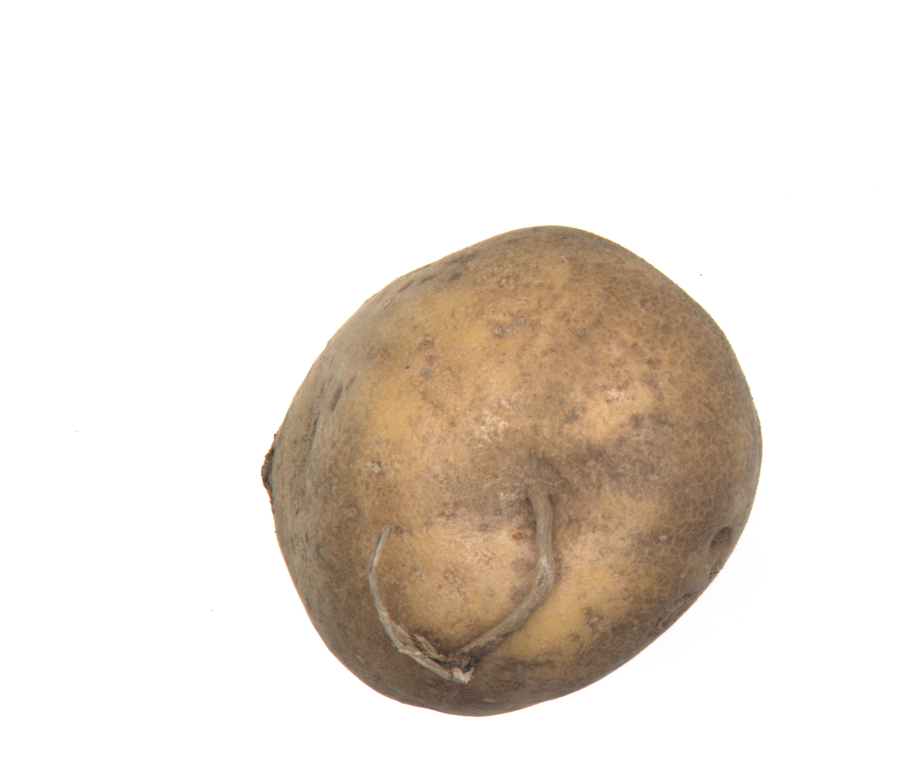
#> input picture potato/117_3_4.png, 917 x 769 px, shrunk from 1226 x 1028 before the run, found by its file name
$ jupyter execute potatoDet.ipynb   (older library calls are emulated)
#> lines starting #> are read from the running program, lines starting #| are printed output that depends on the picture; after the words box and inside, x2 and y2 are one past the last pixel; in counts of white or black regions, pixels touching at a corner belong together
[cell 1]
import cv2
import numpy as np
import matplotlib.pyplot as plt

[cell 2]
imagePath = '117_3_4.png'
img = cv2.imread(imagePath)
#> img is the input picture: shape (769, 917, 3); mean B, G, R 215.3, 223.5, 231.5

[cell 3]
img_new = cv2.cvtColor(img, cv2.COLOR_BGR2RGB)
grey = cv2.cvtColor(img, cv2.COLOR_BGR2GRAY)
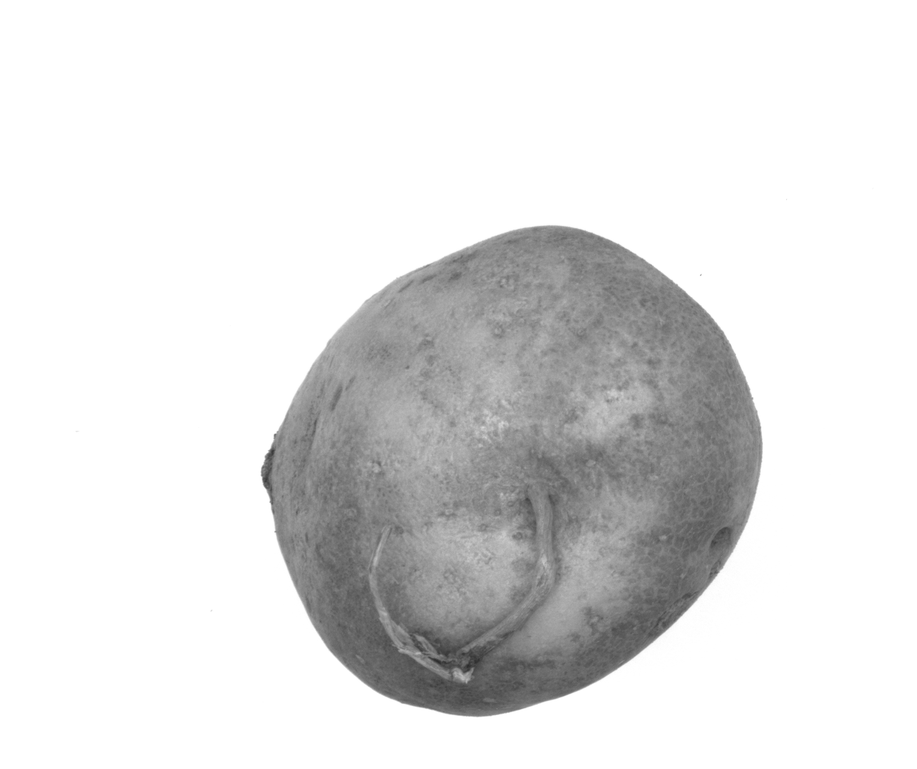
#> grey: shape (769, 917); min 43, max 255, mean 224.9

[cell 4]
gaussian = cv2.GaussianBlur(grey, (3,3), 0, 0, cv2.BORDER_DEFAULT)
median = cv2.medianBlur(gaussian, 5)

[cell 5]
x = cv2.Sobel(median, cv2.CV_32F, 1, 0, ksize =3)
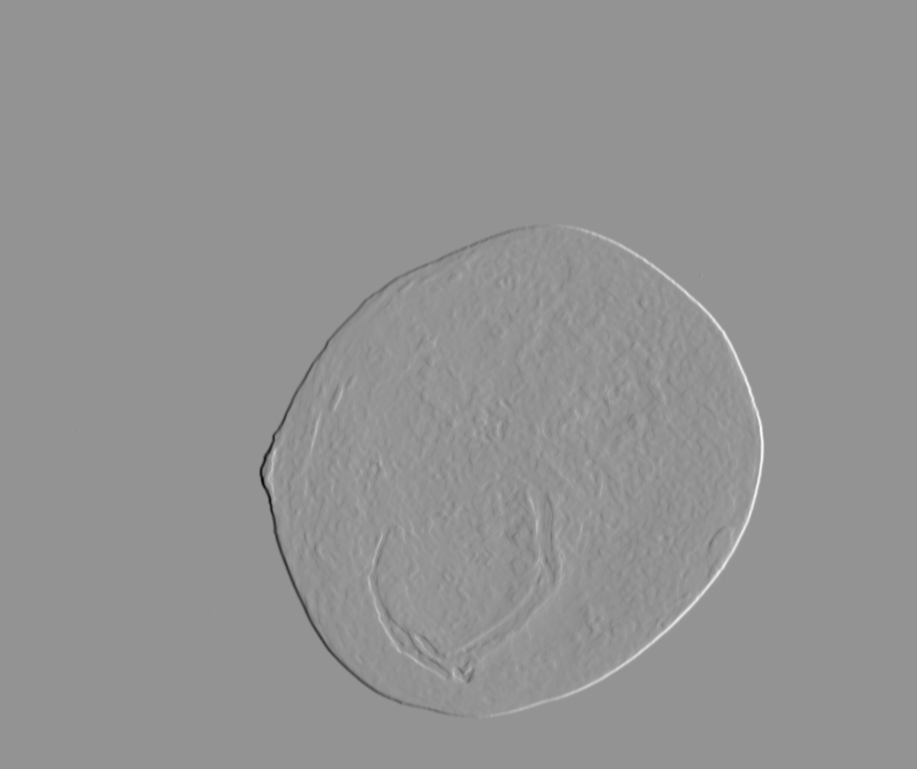
#> x: shape (769, 917) float32; min -468, max 341, mean 0; drawn with min black and max white
y = cv2.Sobel(median, cv2.CV_32F, 0, 1, ksize =3)
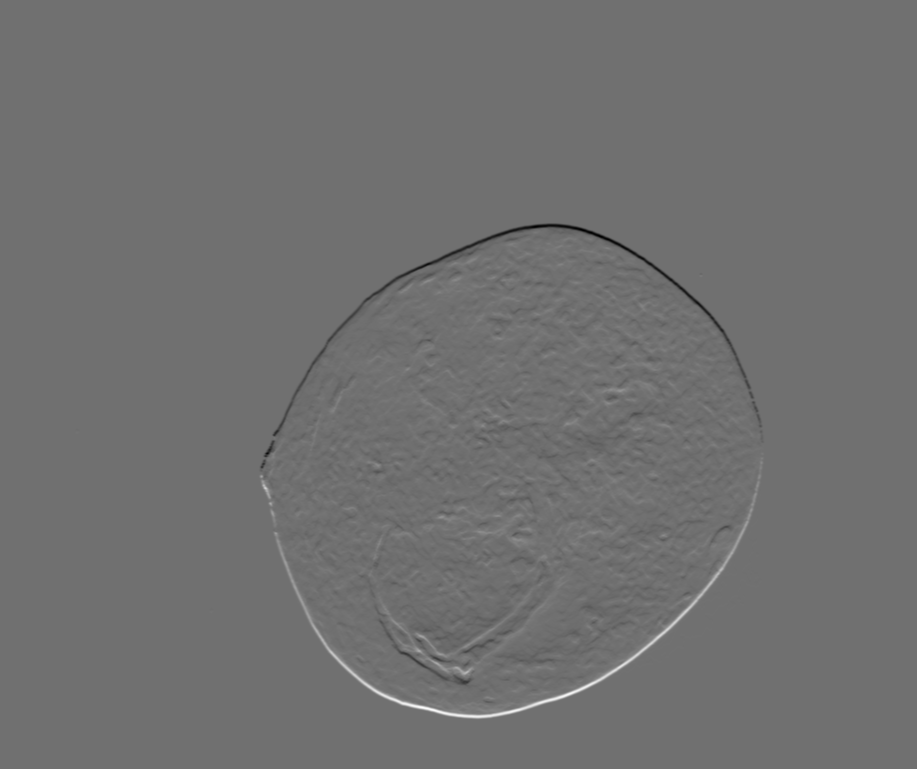
#> y: shape (769, 917) float32; min -307, max 389, mean 0; drawn with min black and max white
gradient = cv2.subtract(x,y)
sobel = cv2.convertScaleAbs(gradient)
#cv2.imshow('result', sobel)
#cv2.waitKey(0)

[cell 6]
blurred = cv2.GaussianBlur(sobel, (9,9), 0)
ret, Binary = cv2.threshold(blurred, 80, 255, cv2.THRESH_BINARY)
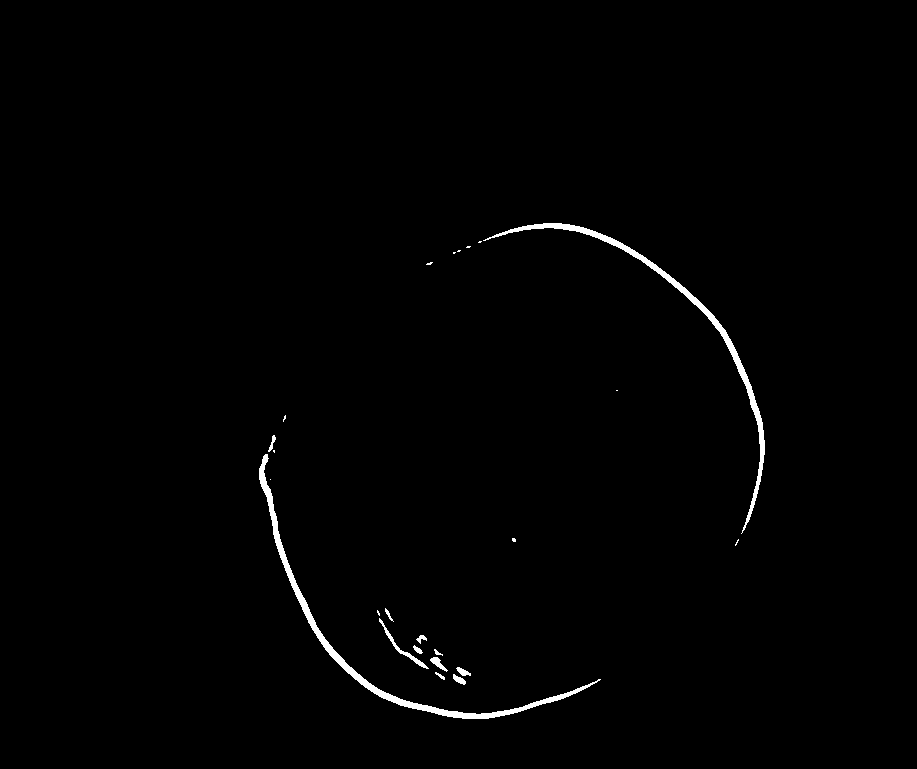
#> Binary: shape (769, 917); 0.88% white; 24 white regions (12 under 20 px), largest, box (x1, y1, x2, y2) and area: (259, 454, 601, 719) 2896, (483, 223, 765, 534) 2507, (379, 618, 429, 669) 240
#cv2.imshow('dilation', Binary)
#cv2.waitKey(0)

[cell 7]
element1 = cv2.getStructuringElement(cv2.MORPH_RECT, (9,1))
element2 = cv2.getStructuringElement(cv2.MORPH_RECT, (9,7))

Dilation = cv2.dilate(Binary, element2, iterations=1)
#> Dilation: shape (769, 917); 2.6% white; 7 white regions, largest, box (x1, y1, x2, y2) and area: (255, 432, 605, 722) 7729, (449, 220, 769, 549) 7363, (373, 605, 475, 688) 2769
Erosion = cv2.erode(Dilation, element1, iterations=1)
#> Erosion: shape (769, 917); 1.7% white; 7 white regions (1 under 20 px), largest, box (x1, y1, x2, y2) and area: (259, 432, 601, 722) 5137, (453, 220, 765, 549) 4523, (377, 605, 471, 688) 1849, (426, 259, 433, 268) 55, (512, 535, 516, 545) 38, (283, 412, 286, 425) 29
Dilation2 = cv2.dilate(Erosion, element2, iterations=3)
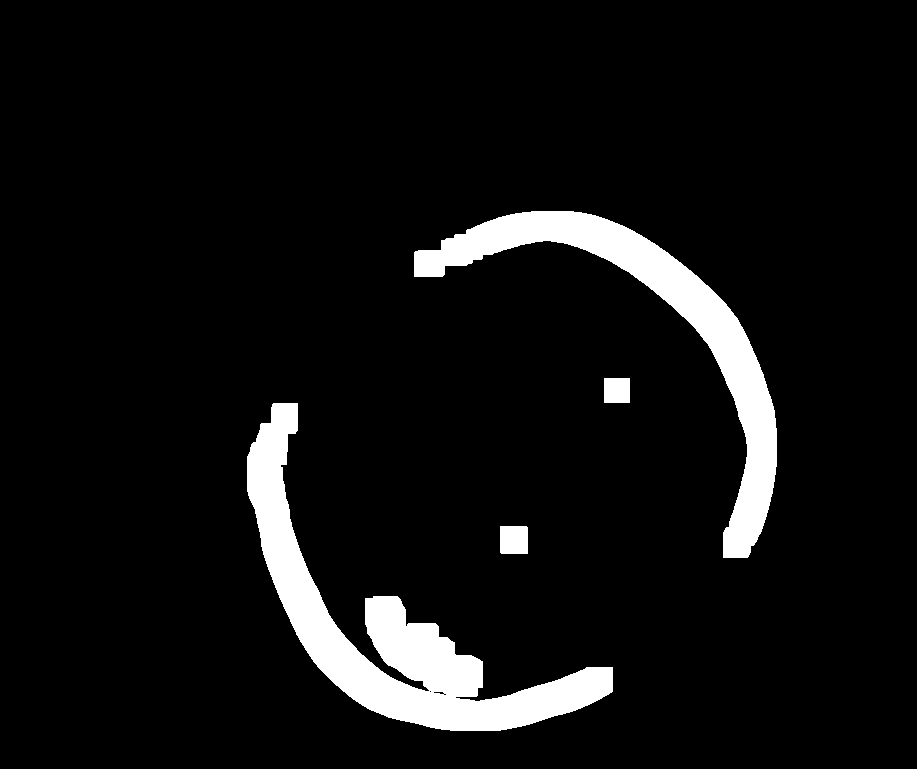
#> Dilation2: shape (769, 917); 6.9% white; 4 white regions, box (x1, y1, x2, y2) and area: (247, 403, 613, 731) 26819, (414, 211, 777, 558) 20286, (500, 526, 528, 554) 782, (604, 378, 630, 403) 650
#cv2.imshow('mophy', Dilation2)
#cv2.waitKey()

[cell 8]
kernel = cv2.getStructuringElement(cv2.MORPH_ELLIPSE, (25,25))
closed = cv2.morphologyEx(Binary, cv2.MORPH_CLOSE, kernel)
#> closed: shape (769, 917); 1% white; 12 white regions (9 under 20 px), largest, box (x1, y1, x2, y2) and area: (259, 435, 601, 719) 3053, (478, 223, 765, 534) 2518, (377, 608, 471, 685) 1650
closed = cv2.erode(closed, None, iterations = 1)
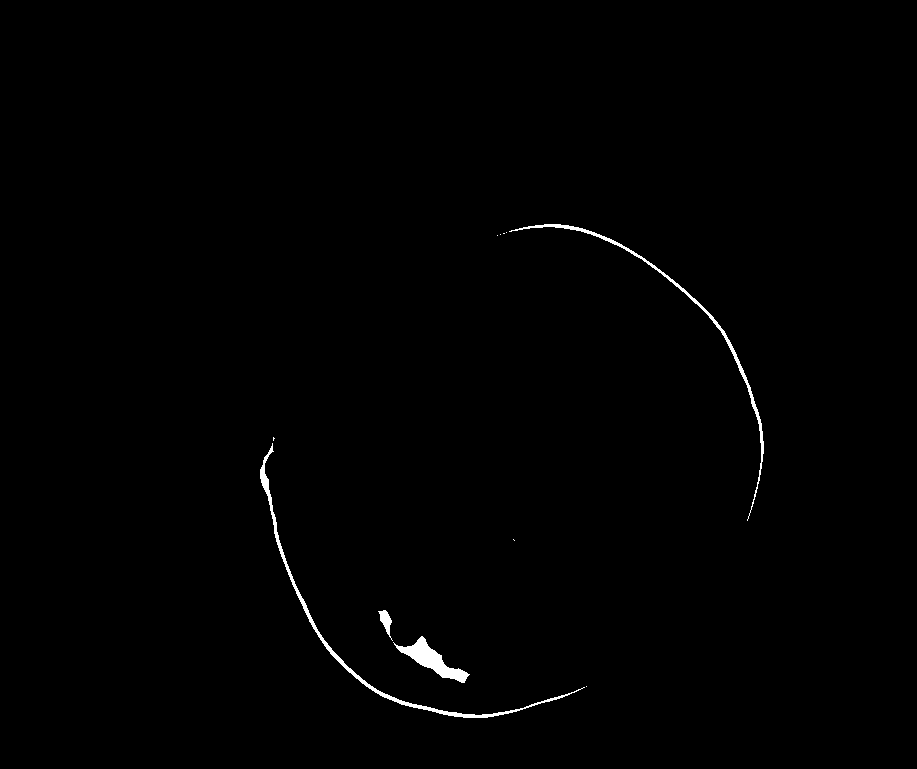
#> closed: shape (769, 917); 0.61% white; 11 white regions (7 under 20 px), largest, box (x1, y1, x2, y2) and area: (260, 443, 585, 718) 1715, (509, 224, 764, 521) 1280, (393, 636, 470, 683) 1094, (378, 610, 393, 641) 188
closed = cv2.dilate(closed, None, iterations = 1)
#> closed: shape (769, 917); 1% white; 4 white regions (1 under 20 px)
#cv2.imshow('erode dilate', closed)
#cv2.waitKey()

[cell 9]
titles = ['source image', 'gray img', 'gaussian','median','sobel','binary','dilation','erosion','deliation2']
images = [img, grey, gaussian, median, sobel, Binary, Dilation, Erosion, closed]

for i in range(9):
    plt.subplot(3,3,i+1), plt.imshow(images[i], 'gray')
    plt.title(titles[i])
    plt.xticks([]) , plt.yticks([])
plt.savefig('saved.png')
#> figure, not shown here; B, G, R data is drawn as R, G, B
plt.show()

[cell 10]
cnts, _ = cv2.findContours(closed.copy(), cv2.RETR_LIST, cv2.CHAIN_APPROX_SIMPLE)
#> cnts = 4 contours, 1 with area under 20; largest, box (x1, y1, x2, y2) and area: (259, 436, 588, 719) 2546, (496, 223, 765, 522) 2040, (377, 609, 471, 684) 1520

c= sorted(cnts, key=cv2.contourArea, reverse= True)
#> c has the same summary as cnts

print (c)
#> (printed output is left out)

[cell 11]
rect = cv2.minAreaRect(c[0])
#> rect = ((386.8, 615.1), (139.9, 402.8), -51.5)
print('rect', rect)

[cell 12]
Box = np.intp(cv2.boxPoints(rect))
#> Box = [[500, 795], [185, 544], [272, 435], [587, 685]]
print('box', Box)

[cell 13]
#Final_img = cv2.drawContours(img.copy(), [Box], -1, (0,0,255), 3)
Final_img = cv2.drawContours(img.copy(), c, -1, (0,0,255), 3)
cv2.imshow('final img', Final_img)
cv2.waitKey()
cv2.imwrite('final.png', Final_img)
#> Out = True

$ run again, with potato/117_1_3.png copied over potato/117_3_4.png
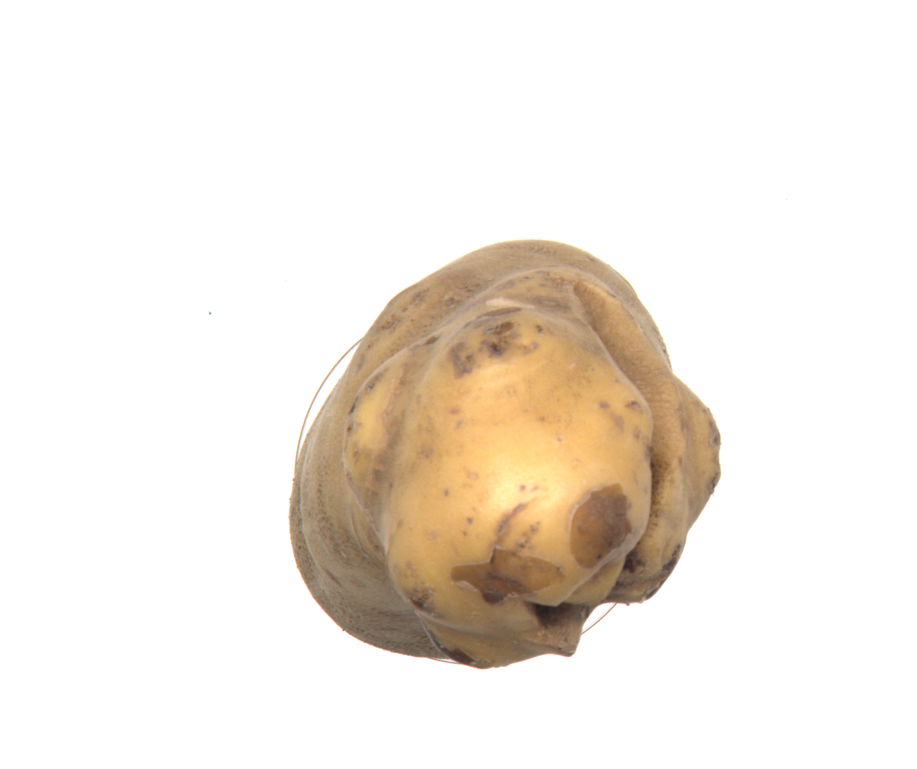
#> input picture potato/117_1_3.png, 917 x 769 px, shrunk from 1226 x 1028 before the run, found by its file name
#> img is the input picture: shape (769, 917, 3); mean B, G, R 226.7, 234.8, 241.6
#> `ret, Binary = cv2.threshold(blurred, 80, 255, cv2.THRESH_BINARY)`:
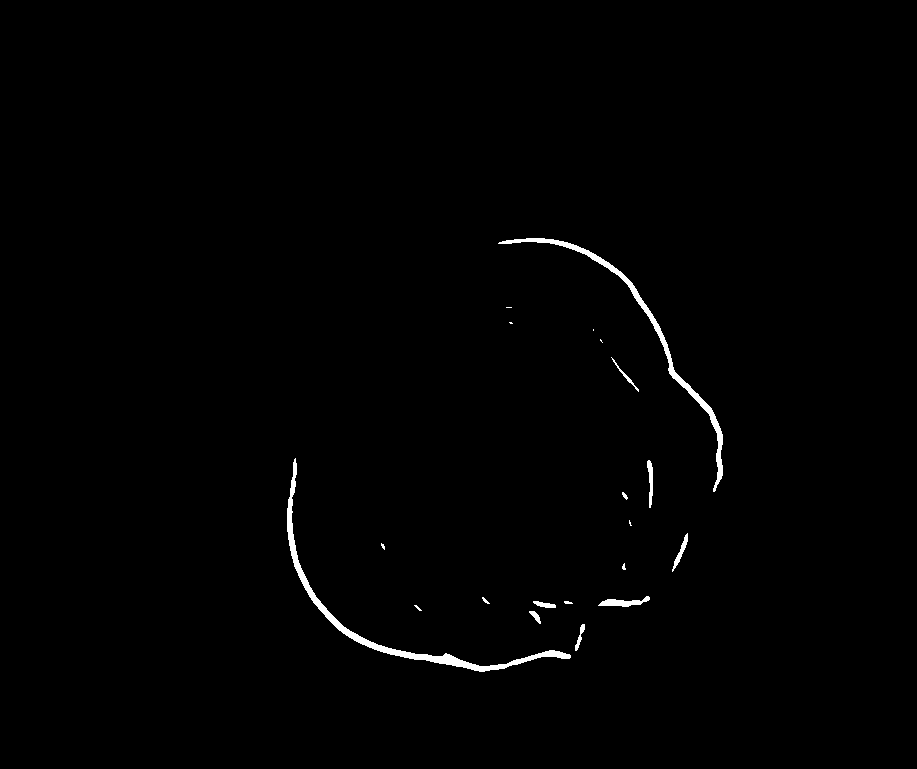
#> Binary: shape (769, 917); 0.78% white; 20 white regions (8 under 20 px), largest, box (x1, y1, x2, y2) and area: (287, 458, 571, 672) 2476, (498, 238, 723, 492) 1930, (598, 596, 650, 607) 275
#> Dilation: shape (769, 917); 2.4% white; 17 white regions, largest, box (x1, y1, x2, y2) and area: (283, 455, 589, 675) 6558, (494, 235, 727, 495) 5434, (525, 598, 577, 627) 769
#> Erosion: shape (769, 917); 1.4% white; 17 white regions (1 under 20 px), largest, box (x1, y1, x2, y2) and area: (287, 455, 585, 675) 4390, (498, 235, 723, 495) 3338, (598, 593, 650, 610) 597
#> Dilation2: shape (769, 917); 7% white; 9 white regions, largest, box (x1, y1, x2, y2) and area: (275, 446, 700, 684) 23508, (486, 226, 735, 504) 14199, (610, 448, 665, 538) 3550
#> `closed = cv2.dilate(closed, None, iterations = 1)`:
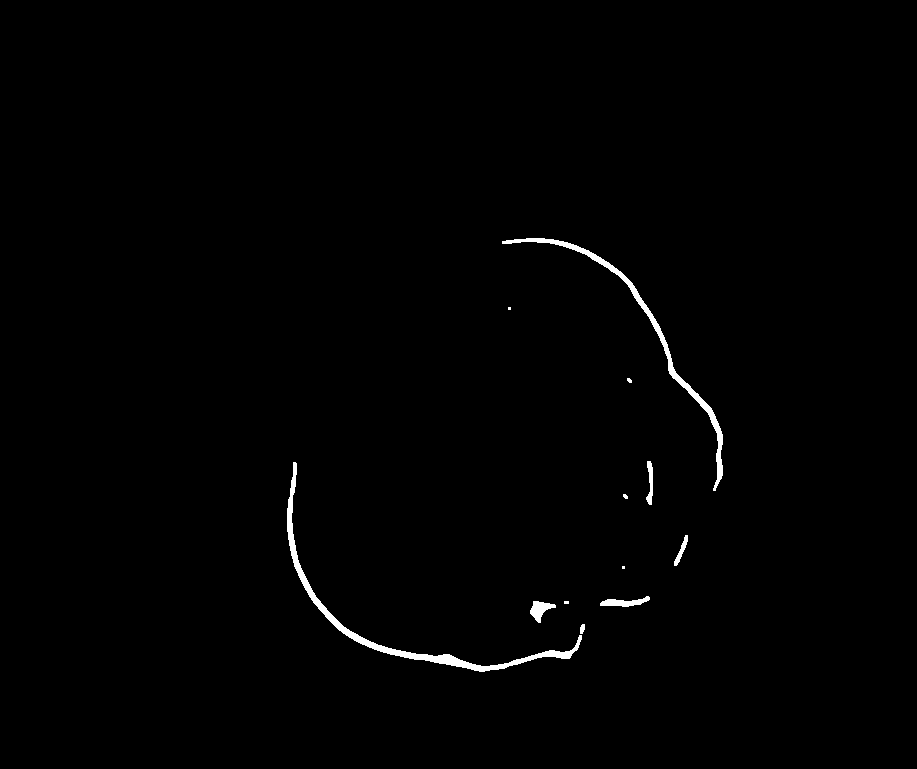
#> closed: shape (769, 917); 0.79% white; 12 white regions (5 under 20 px)
#> cnts = 12 contours, 5 with area under 20; largest, box (x1, y1, x2, y2) and area: (287, 462, 582, 672) 2180, (502, 238, 723, 491) 1599, (530, 601, 556, 623) 248, (600, 596, 650, 607) 232, (646, 461, 653, 505) 140, (674, 535, 688, 566) 106, (580, 624, 585, 634) 28
#> c has the same summary as cnts
#> (printed output is left out)
#> rect = ((407.4, 601.1), (121.8, 339.8), -58.83)
#> Box = [[521, 741], [230, 565], [293, 461], [584, 636]]
#> Out = True
